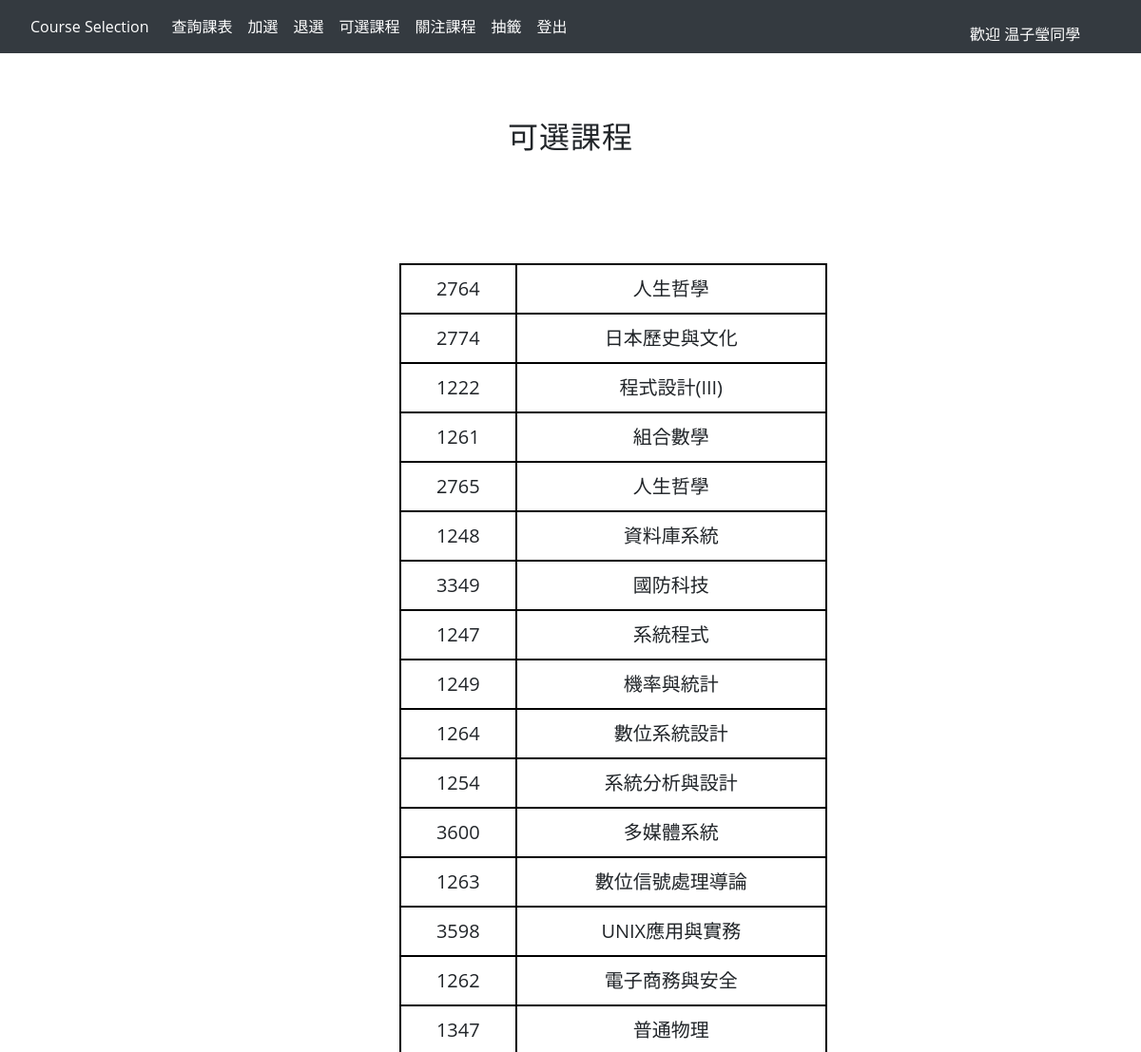
Page /php_example/available_action.php (signed in) on the committed database.
### tables this page shows
create table course(
course_id int(4),
class_name varchar(255),
credits int(1),
need varchar(255),
open_departmentid int(255),
open_schoolyear varchar(255),
open_class varchar(255),
class_time varchar(255),
classroom varchar(255),
teacher varchar(20),
open_quota int(2),
actual_quota int(2)
);

### php_example/available_action.php (the view, shortened to what this page needs)
<?php
	include("action.php");
	if($_SESSION["login"] == 1){
		echo  '<div id="welcome">歡迎 ',$_SESSION["student_name"],"同學</div>";
	}
?>
<?php
    $course = $conn->query('select * from course;');
	echo"<h1>可選課程</h1>";
    echo'<table>';
    while ($cs = $course->fetch_assoc()) {
        echo '<tr><td>',$cs['course_id'],'</td> <td>',$cs['class_name'],'</td></tr>';
    }
?>

### php_example/action.php (style rules this page uses)
html { width: 100%; height: 100%; font-style: sans-serif; scroll-behavior: smooth; }
body { width: 100%; height: 100%; font-family: 'Open Sans', sans-serif; margin: 0; }
h1 { letter-spacing: 1px; text-align: center; font-size: 2em; margin: 0.67em 0; }
table { width: 450px; position: absolute; text-align: center; top: 25%; left: 35%; font-size:20px; border-collapse: collapse; }
table, th, td { border:2px solid black; padding: 10px; }
#welcome { color: white; position: absolute; top: 2.2%; left: 85%; font-weight：Normal; font-size：24px; text-color：Secondary; }

### rows in the picture
course: course_id "2764", class_name "人生哲學"
course: course_id "2774", class_name "日本歷史與文化"
course: course_id "1222", class_name "程式設計(III)"
course: course_id "1261", class_name "組合數學"
course: course_id "2765", class_name "人生哲學"
course: course_id "1248", class_name "資料庫系統"
course: course_id "3349", class_name "國防科技"
course: course_id "1247", class_name "系統程式"
course: course_id "1249", class_name "機率與統計"
course: course_id "1264", class_name "數位系統設計"
course: course_id "1254", class_name "系統分析與設計"
course: course_id "3600", class_name "多媒體系統"
course: course_id "1263", class_name "數位信號處理導論"
course: course_id "3598", class_name "UNIX應用與實務"
course: course_id "1262", class_name "電子商務與安全"
course: course_id "1347", class_name "普通物理"

### other values in the picture
$_SESSION["student_name"] "温子瑩"
